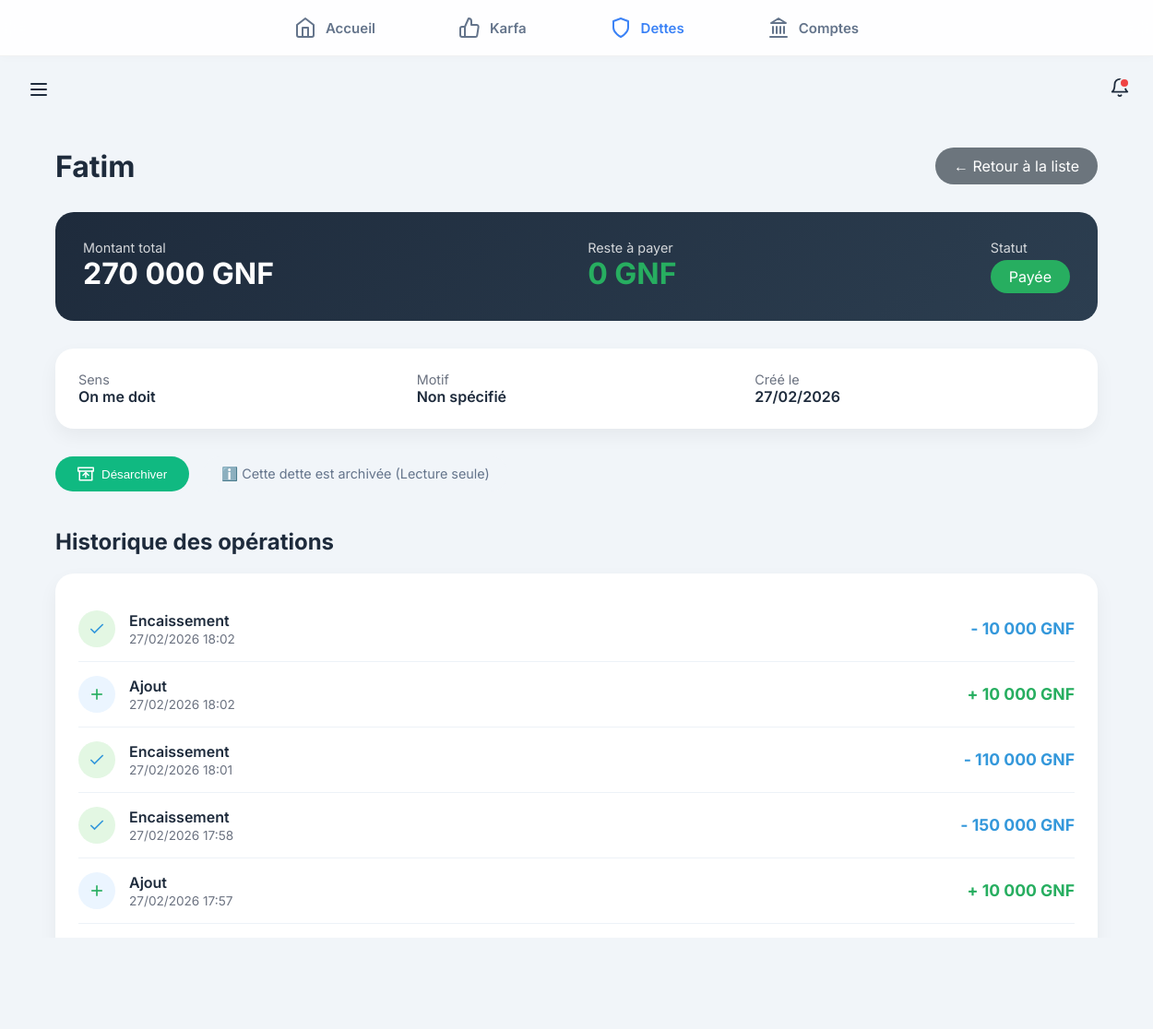
/dettes/6/ (signed in), run on the app's committed database.
### backend/modules/dettes/models/dette.py (models this page shows, shortened)
class Dette(models.Model):
    SENS_CHOICES = [
        ('JE_DOIS', 'Je dois'),
        ('ON_ME_DOIT', 'On me doit'),
    ]
    STATUT_CHOICES = [
        ('NON_PAYEE', 'Non payée'),
        ('PARTIELLEMENT_PAYEE', 'Partiellement payée'),
        ('PAYEE', 'Payée'),
        ('EN_LITIGE', 'En litige'),
    ]
    sens = models.CharField(max_length=20, choices=SENS_CHOICES)
    cree_par = models.ForeignKey(User, on_delete=models.CASCADE, related_name='dettes', null=True)
    compte_debit = models.ForeignKey('comptes.CompteArgent', on_delete=models.SET_NULL, null=True, blank=True, related_name='dettes_liees')
    montant = models.DecimalField(max_digits=12, decimal_places=0)
    montant_restant = models.DecimalField(max_digits=12, decimal_places=0, default=0)
    personne = models.CharField(max_length=100)
    motif = models.TextField(blank=True)
    echeance = models.DateField(null=True, blank=True)
    garantie = models.TextField(blank=True)
    statut = models.CharField(max_length=20, choices=STATUT_CHOICES, default='NON_PAYEE')
    date_creation = models.DateTimeField(auto_now_add=True)
    date_dernier_paiement = models.DateTimeField(null=True, blank=True)
    archive = models.BooleanField(default=False)
    date_archivage = models.DateTimeField(null=True, blank=True)
    class Meta:
        app_label = 'dettes'

### backend/modules/dettes/models/remboursement.py (models this page shows, shortened)
class Remboursement(models.Model):
    TYPE_CHOIX = [
        ('AJOUT', 'Ajout'),
        ('REMBOURSEMENT', 'Remboursement'),
        ('ENCAISSEMENT', 'Encaissement'),
    ]
    dette = models.ForeignKey(Dette, on_delete=models.CASCADE, related_name='paiements')
    type = models.CharField(max_length=20, choices=TYPE_CHOIX, default='REMBOURSEMENT')
    montant = models.DecimalField(max_digits=12, decimal_places=0)
    date = models.DateTimeField(auto_now_add=True)
    note = models.TextField(blank=True)
    class Meta:
        app_label = 'dettes'

### backend/modules/dettes/views/detail.py (the view)
# urls.py: path('<int:id>/', detail_dette, name='detail_dette'),
@login_required
def detail_dette(request, id):
    dette = get_object_or_404(Dette, id=id, cree_par=request.user)
    operations = Remboursement.objects.filter(dette=dette).order_by('-date')
    return render(request, 'modules/dettes/detail.html', {
        'dette': dette,
        'operations': operations
    })

### backend/modules/core/templatetags/custom_filters.py (called while the page is built)
@register.filter
def milliers(value):
    try:
        num = float(value)
        if num == int(num):
            return f"{int(num):,}".replace(",", " ")
        return f"{num:,.3f}".rstrip('0').rstrip('.').replace(",", " ").replace(".", ",")
    except:
        return value

### frontend/templates/modules/dettes/detail.html (shortened to what this page needs)
{% extends "base.html" %}
{% load custom_filters %}
{% block content %}
<div style="padding: 20px; max-width: 1200px; margin: 0 auto;">
    <div style="display: flex; justify-content: space-between; align-items: center; margin-bottom: 30px;">
        <h1 style="margin: 0; color: #1e2b3c;">{{ dette.personne }}</h1>
        <a href="{% url 'dettes:toutes_dettes' %}"
            style="background: #6c757d; color: white; padding: 10px 20px; border-radius: 30px; text-decoration: none; transition: 0.2s;">
            ← Retour à la liste
        </a>
    </div>
    <div
        style="background: linear-gradient(135deg, #1e2b3c, #2c3e50); color: white; padding: 30px; border-radius: 20px; margin-bottom: 30px; display: flex; justify-content: space-between; flex-wrap: wrap;">
        <div>
            <div style="font-size: 0.9em; opacity: 0.8;">Montant total</div>
            <div style="font-size: 32px; font-weight: 700;">{{ dette.montant|milliers }} GNF</div>
        </div>
        <div>
            <div style="font-size: 0.9em; opacity: 0.8;">Reste à payer</div>
            <div
                style="font-size: 32px; font-weight: 700; color: {% if dette.sens == 'JE_DOIS' %}#e74c3c{% else %}#27ae60{% endif %};">
                {{ dette.montant_restant|milliers }} GNF
            </div>
        </div>
        <div>
            <div style="font-size: 0.9em; opacity: 0.8;">Statut</div>
            <span
                style="display: inline-block; margin-top: 5px; background: {% if dette.statut == 'PAYEE' %}#27ae60{% elif dette.statut == 'PARTIELLEMENT_PAYEE' %}#f39c12{% else %}#e74c3c{% endif %}; padding: 8px 20px; border-radius: 30px;">
                {{ dette.get_statut_display }}
            </span>
        </div>
    </div>
    <div
        style="background: white; border-radius: 20px; padding: 25px; box-shadow: 0 8px 20px rgba(0,0,0,0.05); margin-bottom: 30px;">
        <div style="display: grid; grid-template-columns: repeat(auto-fit, minmax(200px, 1fr)); gap: 20px;">
            <div>
                <div style="color: #6b7280; font-size: 0.9em;">Sens</div>
                <div style="font-weight: 600;">{{ dette.get_sens_display }}</div>
            </div>
            <div>
                <div style="color: #6b7280; font-size: 0.9em;">Motif</div>
                <div style="font-weight: 600;">{{ dette.motif|default:"Non spécifié" }}</div>
            </div>
            <div>
                <div style="color: #6b7280; font-size: 0.9em;">Créé le</div>
                <div style="font-weight: 600;">{{ dette.date_creation|date:"d/m/Y" }}</div>
            </div>
        </div>
    </div>
    <div style="display: flex; gap: 15px; margin-bottom: 30px; flex-wrap: wrap;">
        {% if not dette.archive %}
        {% if dette.sens == 'JE_DOIS' %}
        <a href="{% url 'dettes:rembourser_dette' dette.id %}"
            style="display: inline-flex; align-items: center; gap: 8px; background: #ef4444; color: white; padding: 10px 24px; border: none; border-radius: 30px; cursor: pointer; font-weight: 500; font-size: 14px; transition: all 0.2s; box-shadow: 0 4px 6px -1px rgba(239, 68, 68, 0.2); text-decoration: none;">
            <svg width="18" height="18" viewBox="0 0 24 24" fill="none" stroke="currentColor" stroke-width="2"
                stroke-linecap="round" stroke-linejoin="round">
                <path d="m19 12-7-7-7 7" />
                <path d="M12 19V5" />
            </svg> Rembourser
        </a>
        <a href="{% url 'dettes:ajouter_dette' dette.id %}"
            style="display: inline-flex; align-items: center; gap: 8px; background: #10b981; color: white; padding: 10px 24px; border: none; border-radius: 30px; cursor: pointer; font-weight: 500; font-size: 14px; transition: all 0.2s; box-shadow: 0 4px 6px -1px rgba(16, 185, 129, 0.2); text-decoration: none;">
            <svg width="18" height="18" viewBox="0 0 24 24" fill="none" stroke="currentColor" stroke-width="2"
                stroke-linecap="round" stroke-linejoin="round">
                <line x1="12" y1="5" x2="12" y2="19" />
                <line x1="5" y1="12" x2="19" y2="12" />
            </svg> Ajouter
        </a>
        {% elif dette.sens == 'ON_ME_DOIT' %}
        <a href="{% url 'dettes:encaisser_dette' dette.id %}"
            style="display: inline-flex; align-items: center; gap: 8px; background: #3b82f6; color: white; padding: 10px 24px; border: none; border-radius: 30px; cursor: pointer; font-weight: 500; font-size: 14px; transition: all 0.2s; box-shadow: 0 4px 6px -1px rgba(59, 130, 246, 0.2); text-decoration: none;">
            <svg width="18" height="18" viewBox="0 0 24 24" fill="none" stroke="currentColor" stroke-width="2"
                stroke-linecap="round" stroke-linejoin="round">
                <path d="m5 12 7 7 7-7" />
                <path d="M12 5v14" />
            </svg> Encaisser
        </a>
        <a href="{% url 'dettes:augmenter_creance' dette.id %}"
            style="display: inline-flex; align-items: center; gap: 8px; background: #10b981; color: white; padding: 10px 24px; border: none; border-radius: 30px; cursor: pointer; font-weight: 500; font-size: 14px; transition: all 0.2s; box-shadow: 0 4px 6px -1px rgba(16, 185, 129, 0.2); text-decoration: none;">
            <svg width="18" height="18" viewBox="0 0 24 24" fill="none" stroke="currentColor" stroke-width="2"
                stroke-linecap="round" stroke-linejoin="round">
                <line x1="12" y1="5" x2="12" y2="19" />
                <line x1="5" y1="12" x2="19" y2="12" />
            </svg> Ajouter
        </a>
        {% endif %}
        <form method="post" action="{% url 'dettes:archiver_dette' dette.id %}" style="display: inline;">
            {% csrf_token %}
            <button type="submit" onclick="return confirm('Confirmez-vous l\'archivage de cette dette ?')"
                style="background: #f8fafc; color: #64748b; padding: 10px 24px; border: 1px solid #e2e8f0; border-radius: 30px; cursor: pointer; font-weight: 500; font-size: 14px; display: inline-flex; align-items: center; gap: 8px; transition: all 0.2s;">
                <svg width="18" height="18" viewBox="0 0 24 24" fill="none" stroke="currentColor" stroke-width="2"
                    stroke-linecap="round" stroke-linejoin="round">
                    <path d="M21 8v13H3V8" />
                    <path d="M1 3h22v5H1z" />
                    <path d="M10 12h4" />
                </svg>
                Archiver
            </button>
        </form>
        {% else %}
        <form method="post" action="{% url 'dettes:archiver_dette' dette.id %}" style="display: inline;">
            <button type="submit" onclick="return confirm('Cette dette réapparaîtra dans la liste active. Confirmer ?')"
                style="background: #10b981; color: white; padding: 10px 24px; border: none; border-radius: 30px; cursor: pointer; font-weight: 500; display: inline-flex; align-items: center; gap: 8px;">
                <svg width="18" height="18" viewBox="0 0 24 24" fill="none" stroke="currentColor" stroke-width="2"
                    stroke-linecap="round" stroke-linejoin="round">
                    <path d="M21 8v13H3V8" />
                    <path d="M1 3h22v5H1z" />
                    <path d="m16 14-4-4-4 4" />
                    <path d="M12 10v7" />
                </svg> Désarchiver
            </button>
        </form>
        <div
            style="background: #f1f5f9; color: #64748b; padding: 10px 20px; border-radius: 30px; font-size: 0.9em; display: flex; align-items: center; gap: 8px;">
            ℹ️ Cette dette est archivée (Lecture seule)
        </div>
        {% endif %}
    </div>
    <h2 style="margin-top: 40px; color: #1e2b3c;">Historique des opérations</h2>
    <div style="background: white; border-radius: 20px; padding: 25px; box-shadow: 0 8px 20px rgba(0,0,0,0.05);">
        <div id="history-container" style="max-height: 450px; overflow-y: auto; transition: max-height 0.3s ease-out;">
            {% for op in operations %}
            <div class="history-item" style="display: {% if forloop.counter > 5 %}none{% else %}flex{% endif %}; justify-content: space-between; align-items: center; padding: 15px 0; border-bottom: 1px solid #edf2f7;">
                <div style="display: flex; align-items: center; gap: 15px;">
                    <div
                        style="width: 40px; height: 40px; border-radius: 50%; background: {% if op.type == 'AJOUT' %}#ebf5ff{% elif op.type == 'ENCAISSEMENT' %}#e3f7e3{% else %}#fff5f5{% endif %}; display: flex; align-items: center; justify-content: center;">
                        {% if op.type == 'AJOUT' %}
                        <svg width="20" height="20" viewBox="0 0 24 24" fill="none" stroke="#27ae60" stroke-width="2">
                            <line x1="12" y1="5" x2="12" y2="19"></line>
                            <line x1="5" y1="12" x2="19" y2="12"></line>
                        </svg>
                        {% elif op.type == 'ENCAISSEMENT' %}
                        <svg width="20" height="20" viewBox="0 0 24 24" fill="none" stroke="#3498db" stroke-width="2">
                            <polyline points="20 6 9 17 4 12"></polyline>
                        </svg>
                        {% else %}
                        <svg width="20" height="20" viewBox="0 0 24 24" fill="none" stroke="#e74c3c" stroke-width="2">
                            <polyline points="23 18 13.5 8.5 8.5 13.5 1 6"></polyline>
                            <polyline points="1 13 1 6 8 6"></polyline>
                        </svg>
                        {% endif %}
                    </div>
                    <div>
                        <span style="font-weight: 600; color: #1e2b3c;">
                            {{ op.get_type_display }}
                        </span>
                        <div style="font-size: 0.85em; color: #6b7280; margin-top: 2px;">{{ op.date|date:"d/m/Y H:i" }}
                        </div>
                    </div>
                </div>
                <div style="text-align: right;">
                    <div
                        style="font-weight: 700; color: {% if op.type == 'AJOUT' %}#27ae60{% elif op.type == 'ENCAISSEMENT' %}#3498db{% else %}#e74c3c{% endif %}; font-size: 1.1em;">
                        {% if op.type == 'AJOUT' %}+{% else %}-{% endif %} {{ op.montant|milliers }} GNF
                    </div>
                </div>
            </div>
            {% empty %}
            <p style="color: #9ca3af; text-align: center; padding: 20px;">Aucun mouvement enregistré</p>
            {% endfor %}
        </div>
        {% if operations %}
        <div style="text-align: center; margin-top: 20px; border-top: 1px solid #f1f5f9; padding-top: 15px;">
            <button id="btn-toggle-history" onclick="toggleHistory()" data-expanded="false" style="background: white; color: #3b82f6; border: 1px solid #dbeafe; padding: 8px 24px; border-radius: 20px; font-size: 13px; font-weight: 600; cursor: pointer; display: inline-flex; align-items: center; gap: 8px; transition: all 0.2s;">
                <span>Voir plus ↓</span>
            </button>
        </div>
        {% endif %}
    </div>
</div>
{% endblock %}

### frontend/static/css/base.css (style rules this page uses)
:root { --bg-global: #f1f5f9; --bg-card: #ffffff; --primary: #3b82f6; --text-main: #1e2b3c; --text-muted: #64748b; --nav-height: 60px; --radius-xl: 20px; --radius-md: 12px; --shadow-subtle: 0 4px 15px rgba(0, 0, 0, 0.04); --shadow-hover: 0 8px 25px rgba(0, 0, 0, 0.08); }
body { background-color: var(--bg-global) !important; margin: 0; padding: 0; font-family: 'Inter', sans-serif; color: var(--text-main); padding-bottom: calc(var(--nav-height) + 20px); -webkit-tap-highlight-color: transparent; }
@media (min-width: 768px) { body { padding-bottom: 0; padding-top: calc(var(--nav-height) + 80px); } }

### frontend/static/css/core.css (style rules this page uses)
:root { --color-primary-green: #27ae60; --color-primary-dark: #1e2b3c; --color-bg-light: #f8fafc; --color-text-body: #64748b; }
:root { --color-primary-green: #27ae60; --color-primary-dark: #1e2b3c; --color-bg-light: #f8fafc; --color-text-body: #64748b; --color-error: #ef4444; }

### data on the page
Dette: personne "Fatim", montant|milliers "270 000", montant_restant|milliers "0", statut "Payée", sens "On me doit", motif "Non spécifié", date_creation "27/02/2026"
Remboursement: type "Encaissement", date "27/02/2026 18:02", montant|milliers "10 000"
Remboursement: type "Ajout", date "27/02/2026 18:02", montant|milliers "10 000"
Remboursement: type "Encaissement", date "27/02/2026 18:01", montant|milliers "110 000"
Remboursement: type "Encaissement", date "27/02/2026 17:58", montant|milliers "150 000"
Remboursement: type "Ajout", date "27/02/2026 17:57", montant|milliers "10 000"
